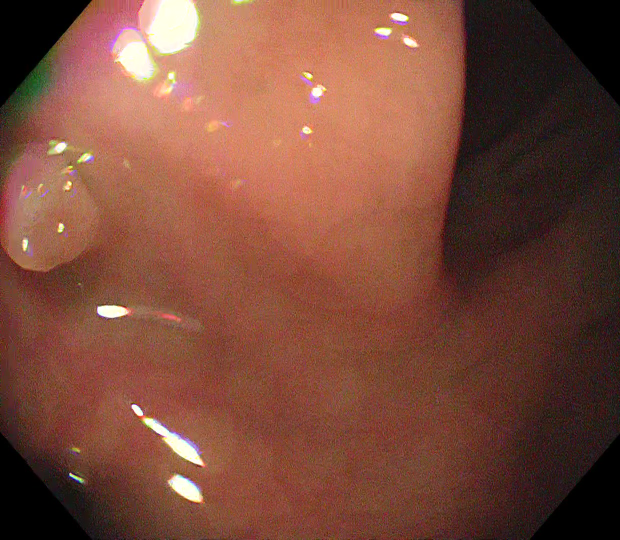
#> input picture sample/case_M_20181129152014_0U62366112981213_1_001_001-1_a17_ayy_image0004.jpg, 1240 x 1080 px (shown at 1/2 size)
$ python -i preprocessing.py   (imports and definitions only)
#> lines starting #> are read from the running program, lines starting #| are printed output that depends on the picture; after the words box and inside, x2 and y2 are one past the last pixel; in counts of white or black regions, pixels touching at a corner belong together
### frontend/color_normalizer.py
"""
frontend/color_normalizer.py
=============================
Non-learned color/illumination normalizer (PROJECT_BRIEF.md §1, §3, §7a).

Implements Shades-of-Gray color constancy (Minkowski p-norm generalization of
the gray-world assumption). This corrects per-image illumination/color-cast
differences between endoscopy scanners -- it does NOT convert images to
grayscale. Output stays a full 3-channel RGB image; only the relative channel
gains are adjusted so the estimated scene illuminant is neutralized.

Kept isolated from models/ and from the rest of the preprocessing pipeline so
it is a single, independently toggleable switch for the §7a ablation (frontend
normalizer on vs. off, everything else held fixed).
"""

from __future__ import annotations

import numpy as np


def shades_of_gray(image_rgb: np.ndarray, p: float = 6.0, eps: float = 1e-6) -> np.ndarray:
    """
    Shades-of-Gray color constancy normalization.

    Args:
        image_rgb: HxWx3 uint8 RGB image.
        p: Minkowski norm order. p=1 reduces to the classic gray-world
           assumption; p=inf reduces to max-RGB. p=6 (this project's default,
           per PROJECT_BRIEF.md §3) sits between the two.
        eps: numerical floor to avoid division by zero on near-black images.

    Returns:
        HxWx3 uint8 RGB image with per-channel gain correction applied.
        Always 3-channel color -- never desaturated.
    """
    if image_rgb.ndim != 3 or image_rgb.shape[2] != 3:
        raise ValueError(f"Expected HxWx3 RGB image, got shape {image_rgb.shape}")

    img = image_rgb.astype(np.float64)

    # Per-channel Minkowski p-norm mean -> illuminant estimate.
    illum = np.power(np.mean(np.power(img, p), axis=(0, 1)), 1.0 / p)
    illum = np.maximum(illum, eps)

    # Normalize the illuminant vector so a perfectly neutral illuminant maps
    # to a unit gain per channel (equal-energy assumption), then correct.
    illum = illum / np.linalg.norm(illum) * np.sqrt(3.0)
    corrected = img / illum

    corrected = np.clip(corrected, 0, 255)
    return corrected.astype(np.uint8)


class ColorNormalizer:
    """Toggleable wrapper so on/off is a single flag threaded through the
    preprocessing pipeline (PROJECT_BRIEF.md §7a), not a code-path change."""

    def __init__(self, enabled: bool = True, p: float = 6.0):
        self.enabled = enabled
        self.p = p

    def __call__(self, image_rgb: np.ndarray) -> np.ndarray:
        if not self.enabled:
            return image_rgb
        return shades_of_gray(image_rgb, p=self.p)

### data/preprocessing.py
"""
data/preprocessing.py
======================
Stage 1 offline preprocessing pipeline (PROJECT_BRIEF.md §3).

Fixed step order -- do not reorder (§3, §11):
    1. FOV crop            -- remove scanner-specific black borders/UI chrome.
    2. Specular inpainting  -- must run BEFORE color normalization, otherwise
                                 bright specular reflections bias the
                                 illuminant estimate used in step 3.
    3. Color normalization  -- Shades-of-Gray (frontend/color_normalizer.py),
                                 toggleable for the §7a ablation.
    4. Resize               -- images use area/cubic interpolation; masks use
                                 nearest-neighbor ONLY (§2, §11), to preserve
                                 binary label integrity.

This is an offline, one-time pass (per-image cost is CPU-heavy: contour
detection + inpainting), not online augmentation -- see run_preprocessing.py.
"""

from __future__ import annotations

from pathlib import Path
from typing import Optional, Tuple

import cv2
import numpy as np

from frontend.color_normalizer import ColorNormalizer

SUPPORTED_EXTENSIONS = {".jpg", ".jpeg", ".png", ".bmp", ".tif", ".tiff"}


def load_image_rgb(path: Path) -> np.ndarray:
    img_bgr = cv2.imread(str(path), cv2.IMREAD_COLOR)
    if img_bgr is None:
        raise ValueError(f"Could not read image: {path}")
    return cv2.cvtColor(img_bgr, cv2.COLOR_BGR2RGB)


def load_mask(path: Path) -> np.ndarray:
    mask = cv2.imread(str(path), cv2.IMREAD_GRAYSCALE)
    if mask is None:
        raise ValueError(f"Could not read mask: {path}")
    return mask


def crop_fov(
    image_rgb: np.ndarray,
    gray_thresh: int = 10,
    skip_if_coverage_above: float = 0.98,
    max_inset_fraction: float = 0.35,
    inset_step_fraction: float = 0.01,
) -> Tuple[np.ndarray, Tuple[int, int, int, int]]:
    """
    Detects and crops scanner-specific black borders/UI chrome.

    Two shapes of border need handling:
      - Rectangular black bars (top/bottom or side letterboxing): a plain
        bounding-rect crop over the non-near-black content handles these.
      - Circular/octagonal endoscope vignettes (the field-of-view mask often
        baked into raw video captures): these touch all four edge midpoints,
        so their bounding rect is ~the whole frame and a bounding-rect crop
        alone leaves the black corners untouched. To handle this, after the
        bounding-rect crop the box is symmetrically inset step-by-step until
        all four of its corners land on non-black content (or the max inset
        budget is exhausted).

    If the initial bounding box already covers most of the frame with all
    four corners non-black (no real border present -- common for Kvasir-SEG,
    less common for CVC-ClinicDB / raw video captures), no cropping happens,
    to avoid cutting into valid full-frame content.

    Returns the (possibly) cropped image and the (x, y, w, h) box applied, so
    the same box can be reused to crop a corresponding mask identically.
    """
    h, w = image_rgb.shape[:2]
    gray = cv2.cvtColor(image_rgb, cv2.COLOR_RGB2GRAY)
    _, thresh = cv2.threshold(gray, gray_thresh, 255, cv2.THRESH_BINARY)

    contours, _ = cv2.findContours(thresh, cv2.RETR_EXTERNAL, cv2.CHAIN_APPROX_SIMPLE)
    if not contours:
        return image_rgb, (0, 0, w, h)

    largest = max(contours, key=cv2.contourArea)
    x, y, box_w, box_h = cv2.boundingRect(largest)
    content_mask = thresh > 0

    def corners_are_content(bx: int, by: int, bw: int, bh: int) -> bool:
        if bw <= 0 or bh <= 0:
            return False
        ys = [by, by + bh - 1]
        xs = [bx, bx + bw - 1]
        return all(content_mask[cy, cx] for cy in ys for cx in xs)

    if not corners_are_content(x, y, box_w, box_h):
        step = max(1, int(round(min(box_w, box_h) * inset_step_fraction)))
        max_inset = int(round(min(box_w, box_h) * max_inset_fraction))
        inset = 0
        while inset < max_inset and not corners_are_content(
            x + inset, y + inset, box_w - 2 * inset, box_h - 2 * inset
        ):
            inset += step
        x, y = x + inset, y + inset
        box_w, box_h = max(1, box_w - 2 * inset), max(1, box_h - 2 * inset)

    coverage = (box_w * box_h) / float(w * h)
    if coverage >= skip_if_coverage_above:
        return image_rgb, (0, 0, w, h)

    cropped = image_rgb[y : y + box_h, x : x + box_w]
    return cropped, (x, y, box_w, box_h)


def apply_crop_box(image: np.ndarray, box: Tuple[int, int, int, int]) -> np.ndarray:
    """Applies a previously-computed FOV crop box to a corresponding mask."""
    x, y, box_w, box_h = box
    return image[y : y + box_h, x : x + box_w]


def inpaint_specular_highlights(
    image_rgb: np.ndarray,
    v_thresh: int = 200,
    s_thresh: int = 60,
    inpaint_radius: int = 5,
    dilate_kernel_size: int = 5,
) -> np.ndarray:
    """
    Detects bright, low-saturation specular reflections and inpaints them.

    Must run before color normalization (§3, §11): specular highlights are
    near-white regardless of the true scene illuminant, so leaving them in
    would bias the Shades-of-Gray illuminant estimate.
    """
    hsv = cv2.cvtColor(image_rgb, cv2.COLOR_RGB2HSV)
    v_channel = hsv[:, :, 2]
    s_channel = hsv[:, :, 1]

    highlight_mask = ((v_channel >= v_thresh) & (s_channel <= s_thresh)).astype(np.uint8) * 255
    if not highlight_mask.any():
        return image_rgb

    kernel = cv2.getStructuringElement(cv2.MORPH_ELLIPSE, (dilate_kernel_size, dilate_kernel_size))
    highlight_mask = cv2.dilate(highlight_mask, kernel)

    image_bgr = cv2.cvtColor(image_rgb, cv2.COLOR_RGB2BGR)
    inpainted_bgr = cv2.inpaint(image_bgr, highlight_mask, inpaint_radius, cv2.INPAINT_TELEA)
    return cv2.cvtColor(inpainted_bgr, cv2.COLOR_BGR2RGB)


def resize_image(image_rgb: np.ndarray, size: Tuple[int, int]) -> np.ndarray:
    """Resizes a color image. size is (width, height). Never used for masks."""
    return cv2.resize(image_rgb, size, interpolation=cv2.INTER_CUBIC)


def resize_mask(mask: np.ndarray, size: Tuple[int, int]) -> np.ndarray:
    """Resizes a binary/label mask. Nearest-neighbor ONLY (§2, §11) -- never
    bilinear/bicubic, to avoid introducing fractional/blended label values."""
    return cv2.resize(mask, size, interpolation=cv2.INTER_NEAREST)


def preprocess_image(
    image_path: Path,
    size: Tuple[int, int] = (352, 352),
    normalize_color: bool = True,
    minkowski_p: float = 6.0,
    fov_crop_kwargs: Optional[dict] = None,
    specular_kwargs: Optional[dict] = None,
) -> np.ndarray:
    """Runs the full fixed-order Stage 1 pipeline on a single image."""
    image = load_image_rgb(image_path)
#> in load_image_rgb, img_bgr is the input picture: shape (1080, 1240, 3); mean B, G, R 58.8, 74.8, 123.3

    image, _crop_box = crop_fov(image, **(fov_crop_kwargs or {}))
#> in crop_fov, `gray = cv2.cvtColor(image_rgb, cv2.COLOR_RGB2GRAY)`:
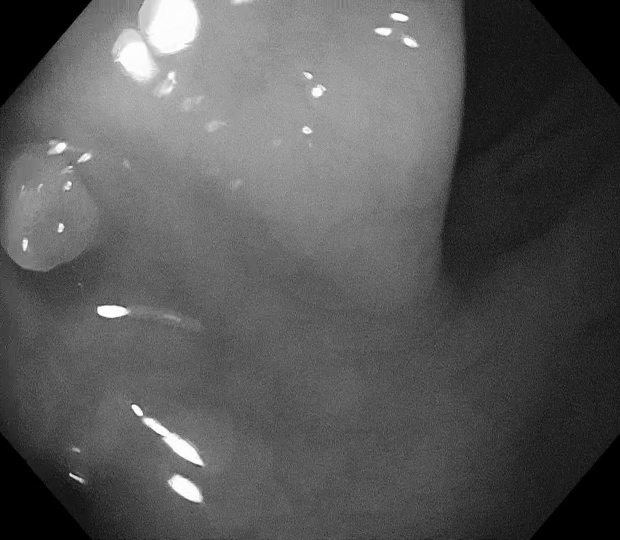
#> gray: shape (1080, 1240) (shown at 1/2 size); min 0, max 255, mean 87.5
#> in crop_fov, `_, thresh = cv2.threshold(gray, gray_thresh, 255, cv2.THRESH_BINARY)`:
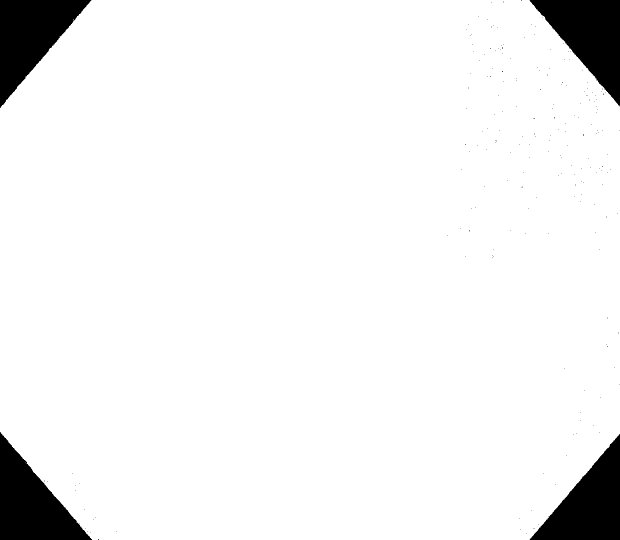
#> thresh: shape (1080, 1240) (shown at 1/2 size); 94.1% white; 207 black regions (203 under 20 px)
#> in crop_fov, `contours, _ = cv2.findContours(thresh, cv2.RETR_EXTERNAL, cv2.CHAIN_AP..`: contours = 2 contours, 1 with area under 20; largest, box (x1, y1, x2, y2) and area: (0, 0, 1240, 1080) 1258725
#> in crop_fov, `largest = max(contours, key=cv2.contourArea)`: largest = contour of 549 points, box (x1, y1, x2, y2) (0, 0, 1240, 1080), area 1258725
#> in crop_fov, `x, y, box_w, box_h = cv2.boundingRect(largest)`: x = 0; box_w = 1240; box_h = 1080
#> in crop_fov, `content_mask = thresh > 0`: content_mask: shape (1080, 1240) bool; 94.1% white; 207 black regions (203 under 20 px), largest, box (x1, y1, x2, y2) and area: (0, 864, 184, 1080) 19957, (0, 0, 183, 216) 19774, (1059, 0, 1240, 213) 19444, (1059, 868, 1240, 1080) 19284
#> in corners_are_content, `ys = [by, by + bh - 1]`: ys = [0, 1079]
#> in corners_are_content, `xs = [bx, bx + bw - 1]`: xs = [0, 1239]
#> in crop_fov, `step = max(1, int(round(min(box_w, box_h) * inset_step_fraction)))`: step = 11
#> in crop_fov, `max_inset = int(round(min(box_w, box_h) * max_inset_fraction))`: max_inset = 378
#> the loop in crop_fov, `while inset < max_inset and not corners_are_content( x + inset, y + in..` made 9 passes
#> inset on passes 1 to 9: 11, 22, 33, 44, 55, 66, 77, 88, 99
#> after the loop in crop_fov, `while inset < max_inset and not corners_are_content(`: inset = 99
#> in crop_fov, `box_w, box_h = max(1, box_w - 2 * inset), max(1, box_h - 2 * inset)`: box_w = 1042; box_h = 882
#> in crop_fov, `coverage = (box_w * box_h) / float(w * h)`: coverage = 0.686
    image = inpaint_specular_highlights(image, **(specular_kwargs or {}))
#> in inpaint_specular_highlights, `hsv = cv2.cvtColor(image_rgb, cv2.COLOR_RGB2HSV)`: hsv: shape (882, 1042, 3); mean H, S, V 22.8, 139.9, 138.7
#> in inpaint_specular_highlights, `v_channel = hsv[:, :, 2]`:
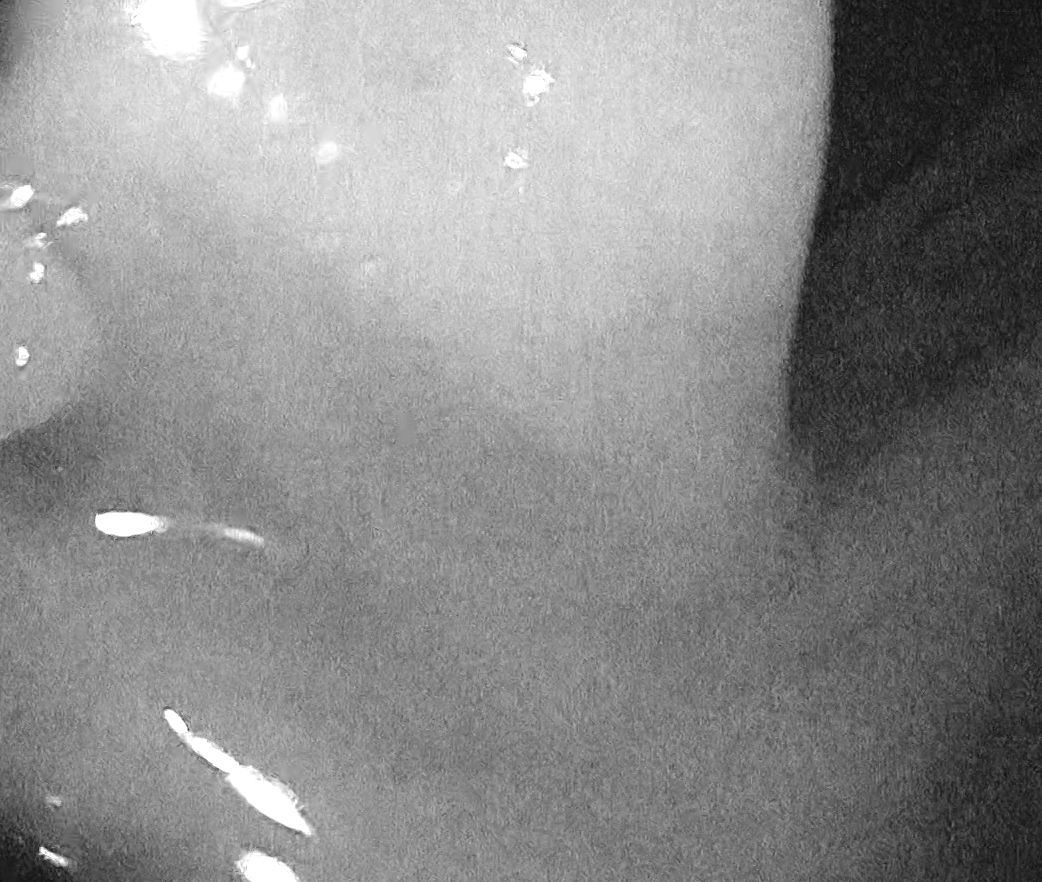
#> v_channel: shape (882, 1042); min 6, max 255, mean 138.7
#> in inpaint_specular_highlights, `s_channel = hsv[:, :, 1]`:
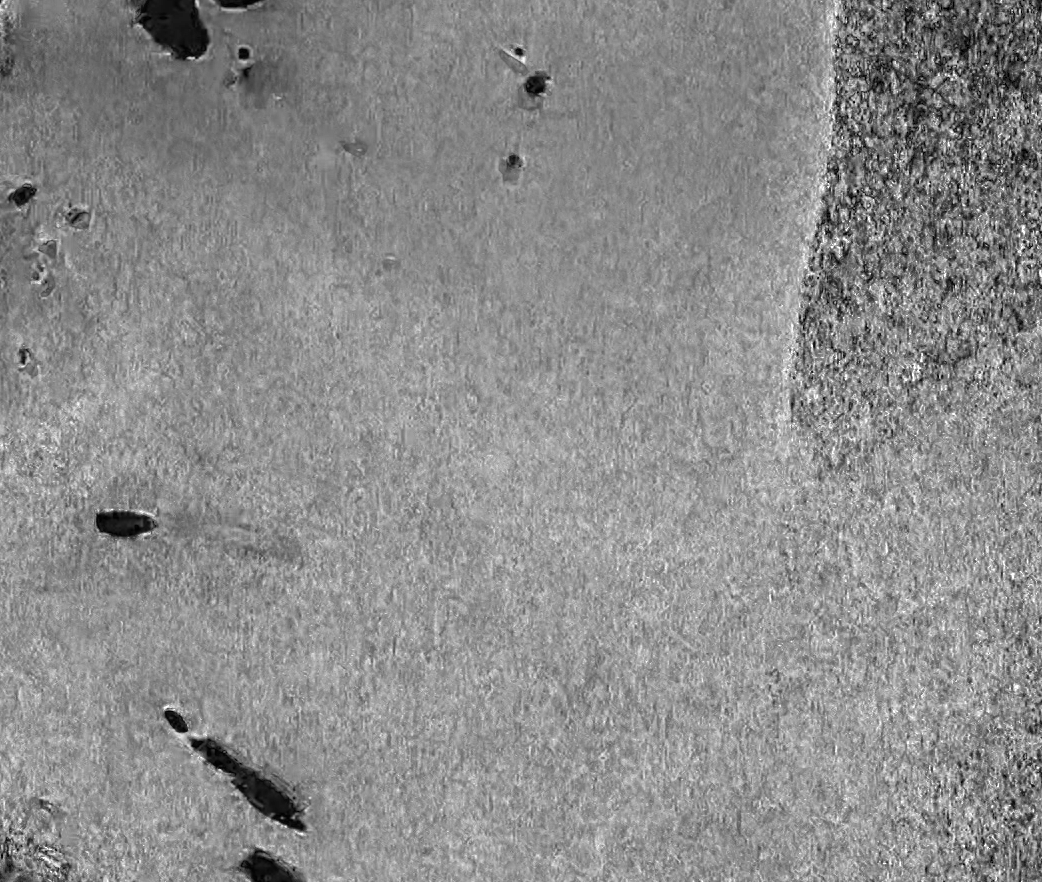
#> s_channel: shape (882, 1042); min 0, max 255, mean 139.9
#> in inpaint_specular_highlights, `highlight_mask = ((v_channel >= v_thresh) & (s_channel <= s_thresh)).a..`: highlight_mask: shape (882, 1042); 1% white; 36 white regions (22 under 20 px), largest, box (x1, y1, x2, y2) and area: (135, 0, 209, 61) 3060, (191, 739, 305, 831) 2619, (96, 512, 153, 537) 1072
#> in inpaint_specular_highlights, `highlight_mask = cv2.dilate(highlight_mask, kernel)`:
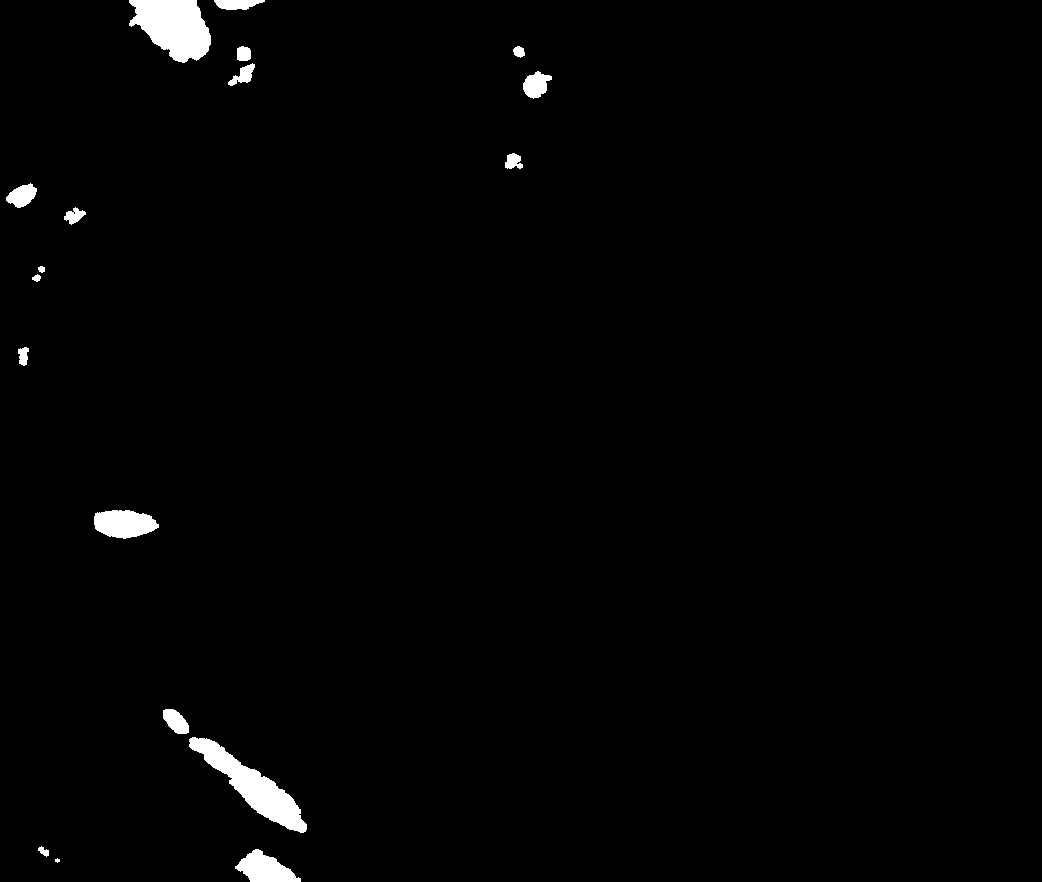
#> highlight_mask: shape (882, 1042); 1.4% white; 18 white regions (1 under 20 px), largest, box (x1, y1, x2, y2) and area: (129, 0, 211, 63) 3542, (189, 737, 307, 833) 3407, (94, 510, 159, 539) 1412

    normalizer = ColorNormalizer(enabled=normalize_color, p=minkowski_p)
    image = normalizer(image)
#> in shades_of_gray, `illum = np.power(np.mean(np.power(img, p), axis=(0, 1)), 1.0 / p)`: illum = [170.7, 115, 95.54]
#> in shades_of_gray, `illum = illum / np.linalg.norm(illum) * np.sqrt(3.0)`: illum = [1.3, 0.878, 0.729]
#> in shades_of_gray, `corrected = np.clip(corrected, 0, 255)`:
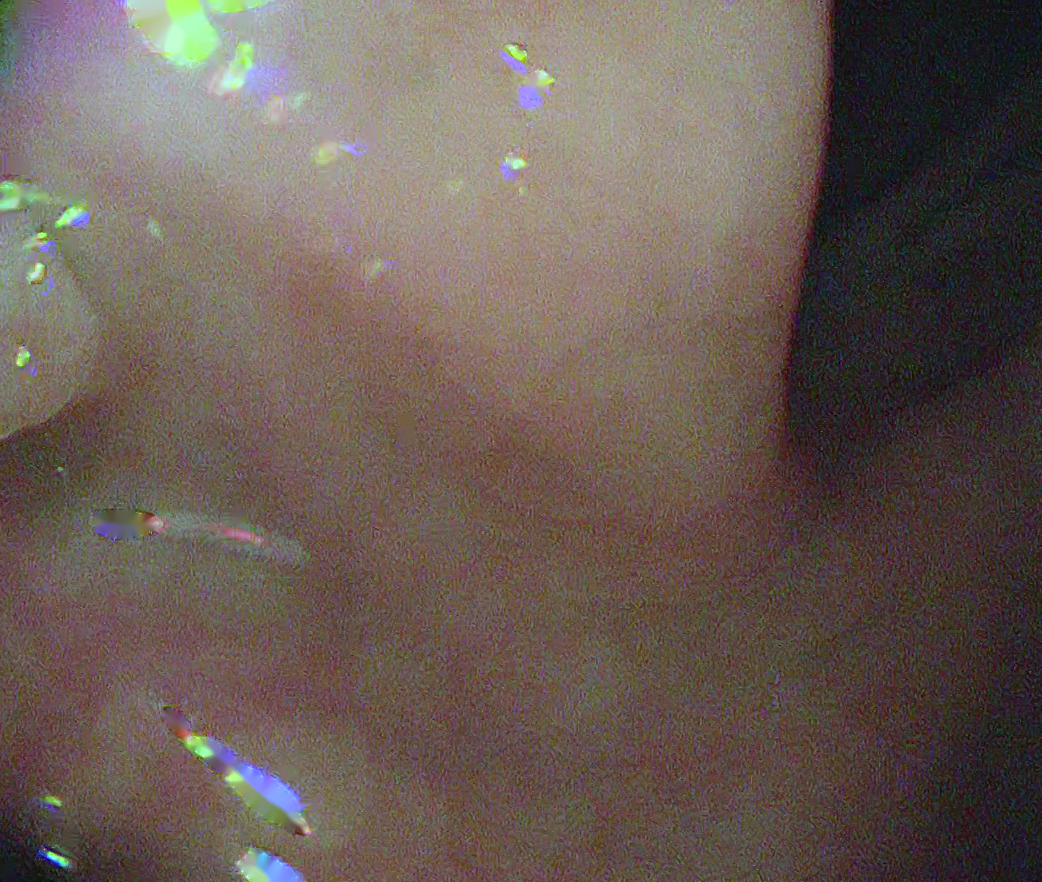
#> corrected: shape (882, 1042, 3) float64; mean R, G, B 105.8, 92.8, 85.9

    image = resize_image(image, size)
#> in resize_image, `return cv2.resize(image_rgb, size, interpolation=cv2.INTER_CUBIC)`:
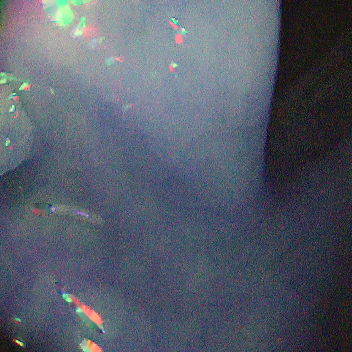
#> returned value: shape (352, 352, 3); mean of channels 0, 1, 2 105.3, 92.3, 85.4; drawn as B, G, R
    return image


def preprocess_image_and_mask(
    image_path: Path,
    mask_path: Path,
    size: Tuple[int, int] = (352, 352),
    normalize_color: bool = True,
    minkowski_p: float = 6.0,
    fov_crop_kwargs: Optional[dict] = None,
    specular_kwargs: Optional[dict] = None,
) -> Tuple[np.ndarray, np.ndarray]:
    """Runs the pipeline on an image and its ground-truth mask together, so
    the same FOV crop box and target size apply to both (§2: masks are labels
    for loss computation only, never fed into the network as input)."""
    image = load_image_rgb(image_path)
    mask = load_mask(mask_path)

    image, crop_box = crop_fov(image, **(fov_crop_kwargs or {}))
    mask = apply_crop_box(mask, crop_box)

    image = inpaint_specular_highlights(image, **(specular_kwargs or {}))

    normalizer = ColorNormalizer(enabled=normalize_color, p=minkowski_p)
    image = normalizer(image)

    image = resize_image(image, size)
    mask = resize_mask(mask, size)
    return image, mask

>>> result = preprocess_image('../sample/case_M_20181129152014_0U62366112981213_1_001_001-1_a17_ayy_image0004.jpg')
